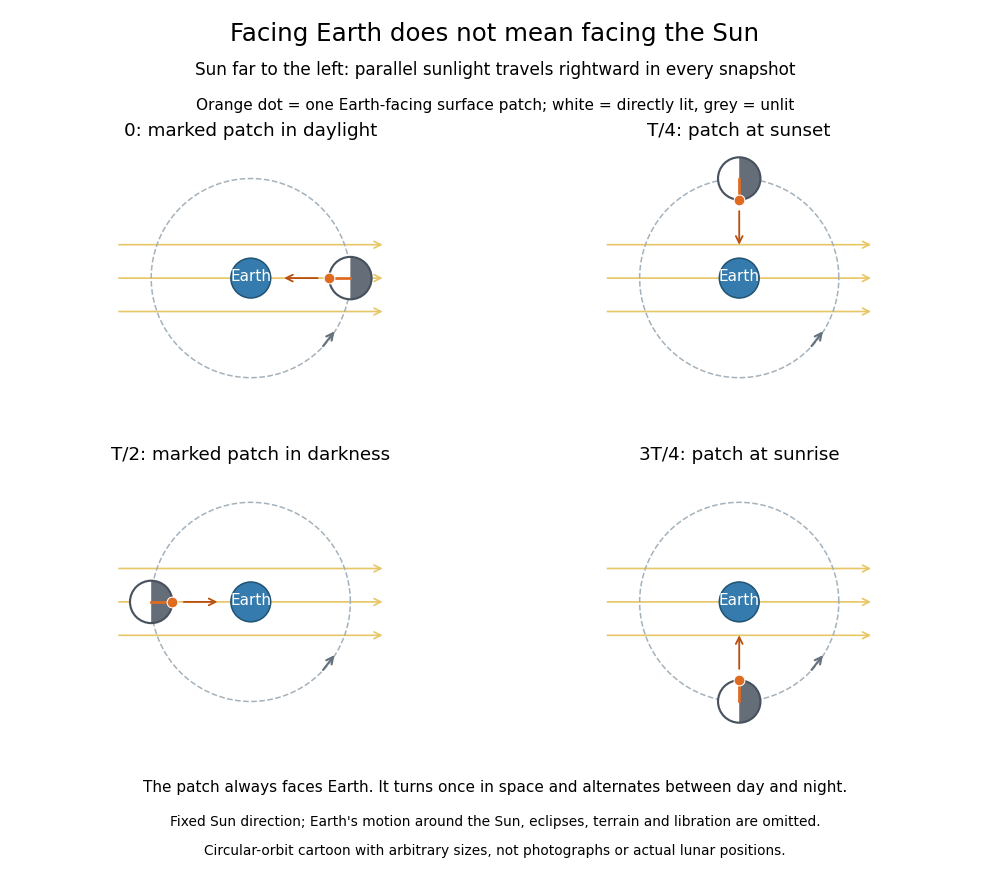

The Python source for this figure:
"""Generate tidal-locking-and-illumination.png in the current directory.

Tested with Python 3.14.4, numpy 2.3.5 and matplotlib 3.10.7.
Ideal circular orbit with perpendicular spin axis and parallel sunlight.
Neglect Earth's motion around the Sun, libration, eclipses and terrain.
No empirical lunar positions, shapes or surface features are represented.
"""

from pathlib import Path

import matplotlib

matplotlib.use("Agg")
import matplotlib.pyplot as plt
from matplotlib.patches import Circle, Wedge
import numpy as np


def main():
    plt.rcParams.update({"font.size": 11, "figure.facecolor": "white",
                         "axes.facecolor": "white"})
    fig, axes = plt.subplots(2, 2, figsize=(9.0, 8.0), dpi=110)
    fig.subplots_adjust(left=0.035, right=0.965, bottom=0.17, top=0.83,
                        hspace=0.26, wspace=0.13)
    orbit_radius, moon_radius = 1.55, 0.33
    samples = np.linspace(0, 2 * np.pi, 400)
    phases = np.arange(4) * np.pi / 2
    labels = ["0: marked patch in daylight", "T/4: patch at sunset",
              "T/2: marked patch in darkness", "3T/4: patch at sunrise"]
    for ax, f, title in zip(axes.flat, phases, labels):
        ax.set_aspect("equal")
        ax.axis("off")
        ax.set(xlim=(-2.20, 2.20), ylim=(-2.00, 2.00))
        # Parallel arrows represent incident sunlight, from the distant left.
        for y in [-0.52, 0, 0.52]:
            ax.annotate("", xy=(2.10, y), xytext=(-2.10, y),
                        arrowprops={"arrowstyle": "->", "color": "#e7c665",
                                    "lw": 1.1}, zorder=0)
        ax.plot(orbit_radius * np.cos(samples), orbit_radius * np.sin(samples),
                color="#a5b2bb", linestyle="--", lw=1, zorder=1)
        ax.add_patch(Circle((0, 0), 0.31, facecolor="#367bad",
                            edgecolor="#205374", zorder=4))
        ax.text(0, -0.05, "Earth", color="white", ha="center", fontsize=10, zorder=5)
        centre = orbit_radius * np.array([np.cos(f), np.sin(f)])
        # The left hemisphere is lit at every orbital phase; gray is unlit.
        ax.add_patch(Circle(centre, moon_radius, facecolor="#656d78",
                            edgecolor="none", zorder=4))
        ax.add_patch(Wedge(centre, moon_radius, 90, 270, facecolor="white",
                           edgecolor="none", zorder=5))
        ax.add_patch(Circle(centre, moon_radius, fill=False, edgecolor="#48525e",
                            lw=1.4, zorder=6))
        theta = f + np.pi
        patch = centre + moon_radius * np.array([np.cos(theta), np.sin(theta)])
        ax.plot([centre[0], patch[0]], [centre[1], patch[1]],
                color="#df6b21", lw=1.8, zorder=7)
        ax.scatter(*patch, s=50, color="#df6b21", edgecolor="white", lw=0.7, zorder=8)
        ax.annotate("", xy=0.47 * centre / orbit_radius,
                    xytext=centre - 0.46 * centre / orbit_radius,
                    arrowprops={"arrowstyle": "->", "color": "#b95012", "lw": 1.2},
                    zorder=3)
        a0, a1 = -np.pi / 4, -np.pi / 4 + 0.25
        ax.annotate("", xy=orbit_radius * np.array([np.cos(a1), np.sin(a1)]),
                    xytext=orbit_radius * np.array([np.cos(a0), np.sin(a0)]),
                    arrowprops={"arrowstyle": "->", "color": "#65727d", "lw": 1.4},
                    zorder=2)
        ax.set_title(title, fontsize=12, pad=9)
    fig.suptitle("Facing Earth does not mean facing the Sun", fontsize=16, y=0.975)
    fig.text(0.5, 0.915, "Sun far to the left: parallel sunlight travels rightward in every snapshot",
             ha="center", fontsize=11)
    fig.text(0.5, 0.875, "Orange dot = one Earth-facing surface patch; white = directly lit, grey = unlit",
             ha="center", fontsize=10)
    fig.text(0.5, 0.10, "The patch always faces Earth. It turns once in space and alternates between day and night.",
             ha="center", fontsize=10)
    fig.text(0.5, 0.061, "Fixed Sun direction; Earth's motion around the Sun, eclipses, terrain and libration are omitted.",
             ha="center", fontsize=9)
    fig.text(0.5, 0.028, "Circular-orbit cartoon with arbitrary sizes, not photographs or actual lunar positions.",
             ha="center", fontsize=9)
    fig.savefig(Path(__file__).stem + ".png", facecolor="white", transparent=False)
    plt.close(fig)


if __name__ == "__main__":
    main()
